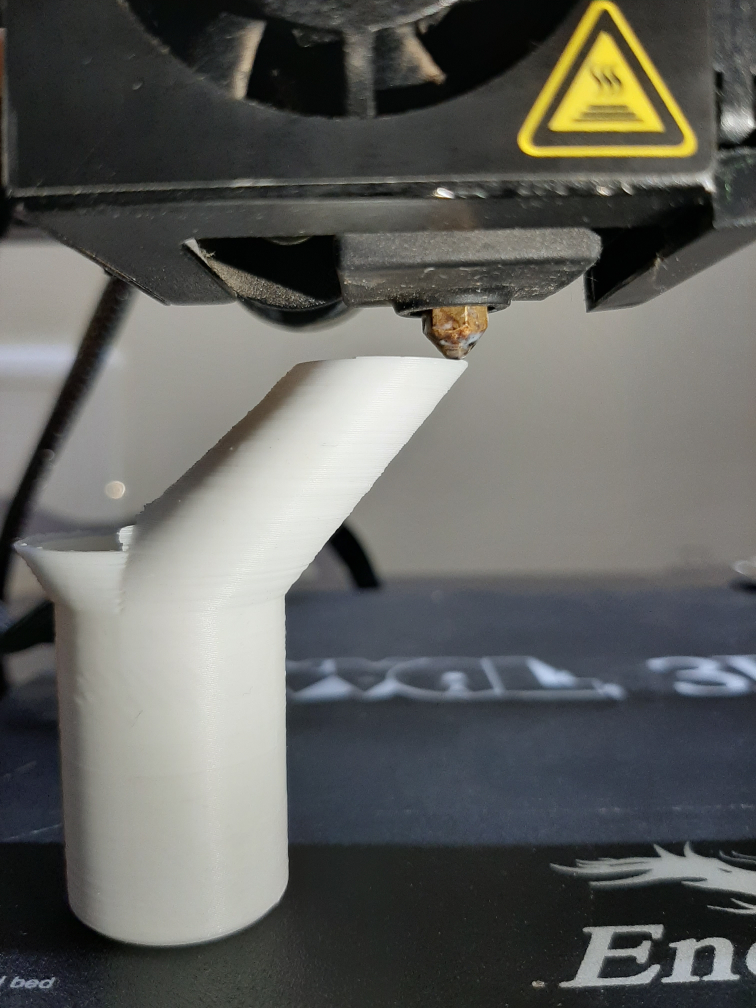
#> input picture filament.jpg, 3024 x 4032 px, given in place of template.jpg, which was not available (shown at 1/4 size)
$ python -i template_matching.py   (imports and definitions only)   (older library calls are emulated)
#> lines starting #> are read from the running program, lines starting #| are printed output that depends on the picture; long printed decimals are rounded; pictures that were not available may be replaced by others from this repository, and a replacement may not be noted
### detection.py
import cv2
import numpy as np
from skimage.measure import compare_nrmse, compare_ssim
import imutils


class Utils():
    """
    This Utils class provides resizing image to template size and to get structural similarity
    index measure (ssim) between Template and ROI images.
    """

    def __init__(self):
        pass

    def resize_to_template(self, template, roi):
        width = template.shape[1]
        height = template.shape[0]
        dim = (width, height)
        # resize image
        resized_img = cv2.resize(roi, dim, interpolation = cv2.INTER_AREA)
        return resized_img

    def get_ssim(self, template, roi):
        # absolute difference of roi and template
        difference = cv2.absdiff(template, roi)

        # Normalized Root Mean Square Error calculation
        nrmse = compare_nrmse(template, roi)

        # Structural Similarity Index Measure Calculation
        ssim = compare_ssim(template, roi)
        print('SSIM: %f'%(ssim))

        if ssim < 0:
            print('Filament flow error!! Printing stopped')
            return 2
        else:
            print('Printing...')
            return 1
        # return difference

### template_matching.py
# import the necessary packages
import time
import numpy as np
import argparse
import imutils
import glob
import cv2
# import matplotlib.pyplot as plt
from detection import Utils

class FilamentDetector():
    """
    This FilamentDetector class uses Template matching and Structural Similarity Index Measure to classify
    extruder with filament flow and extruder with filament clogged or exhausted images. The template image is matched
    with the input frame image and identifies the closely resembling match (i.e.) extruder (ROI - Region of Interest).
    Further the ROI and template is checked for SSIM to classification with specific threshold value of (< 0).
    """

    def __init__(self):
        self.utils = Utils()


    def resize(self, image, scale_percent=15):
        width = int(image.shape[1] * scale_percent / 100)
        height = int(image.shape[0] * scale_percent / 100)
        dim = (width, height)
        # resize image
        return cv2.resize(image, dim, interpolation = cv2.INTER_AREA)


    def process(self, image_file):
        # load the image, resize, convert it to grayscale, and detect edges
#> called with image_file = 'filament.jpg'
        template = cv2.imread('template.jpg')
#> template is the input picture: shape (4032, 3024, 3); mean B, G, R 94, 97.5, 96.8
        template = self.resize(image=template)
#> in resize, `return cv2.resize(image, dim, interpolation = cv2.INTER_AREA)`:
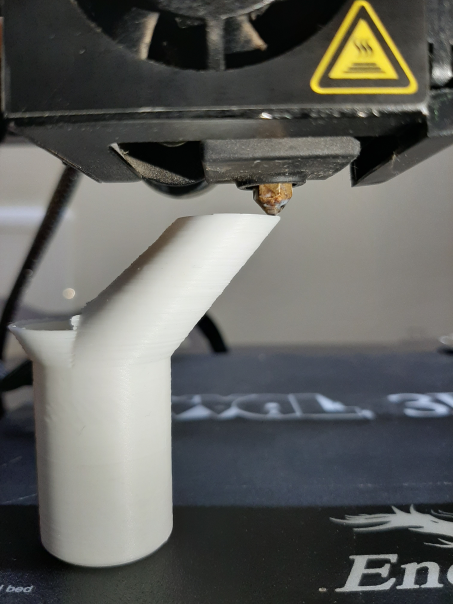
#> returned value: shape (604, 453, 3); mean of channels 0, 1, 2 94, 97.5, 96.8; drawn as B, G, R
        template = cv2.cvtColor(template, cv2.COLOR_BGR2GRAY)
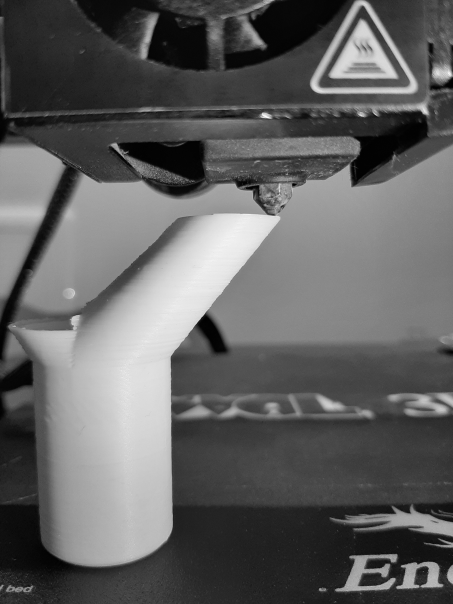
#> template: shape (604, 453); min 1, max 252, mean 96.9
        template_copy = template.copy()
        template = cv2.Canny(template, 50, 200)
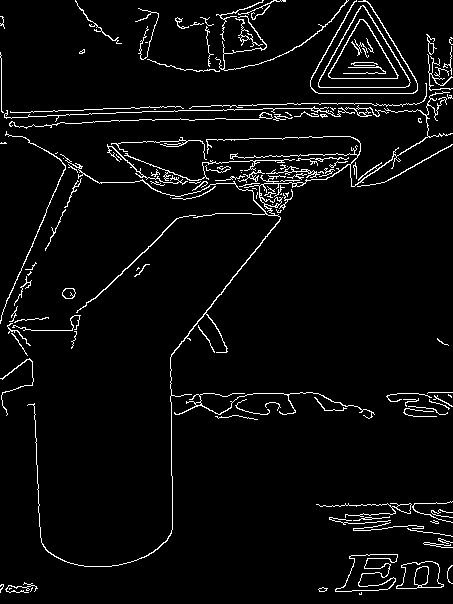
#> template: shape (604, 453); 4.4% white in thin lines or dots
        (tH, tW) = template.shape[:2]
#> tH = 604; tW = 453

        '''load the image, convert it to grayscale, and initialize the
        bookkeeping variable to keep track of the matched region'''

        image = cv2.imread(image_file)
        image = self.resize(image=image)
        gray = cv2.cvtColor(image, cv2.COLOR_BGR2GRAY)
        found = None

        # loop over the scales of the image
        for scale in np.linspace(0.2, 1.0, 20)[::-1]:
            '''resize the image according to the scale, and keep track
            of the ratio of the resizing'''
            resized = imutils.resize(gray, width = int(gray.shape[1] * scale))
            r = gray.shape[1] / float(resized.shape[1])

            '''if the resized image is smaller than the template, then break
            from the loop'''
            if resized.shape[0] < tH or resized.shape[1] < tW:
                break

            '''detect edges in the resized, grayscale image and apply template
            matching to find the template in the image'''
            edged = cv2.Canny(resized, 50, 200)
            result = cv2.matchTemplate(edged, template, cv2.TM_CCOEFF)
            (_, maxVal, _, maxLoc) = cv2.minMaxLoc(result)

            '''if we have found a new maximum correlation value, then update
            the bookkeeping variable'''

            if found is None or maxVal > found[0]:
                found = (maxVal, maxLoc, r)
#> this loop made 2 passes
#> (result, maxVal, found) on pass 1: ([745959232], 745959232, (745959232, (0, 0), 1))

        '''unpack the bookkeeping variable and compute the (x, y) coordinates
        of the bounding box based on the resized ratio'''
        (_, maxLoc, r) = found
#> r = 1
        (startX, startY) = (int(maxLoc[0] * r), int(maxLoc[1] * r))
#> startX = 0; startY = 0
        (endX, endY) = (int((maxLoc[0] + tW) * r), int((maxLoc[1] + tH) * r))
#> endX = 453; endY = 604

        # draw a bounding box around the detected result and display the image
        # cv2.rectangle(image, (startX, startY), (endX, endY), (0, 255, 0), 2)

        roi_image = image[startY:endY, startX:endX]
        roi_image = cv2.cvtColor(roi_image, cv2.COLOR_BGR2GRAY)
        roi = self.utils.resize_to_template(template, roi_image)
        response = self.utils.get_ssim(template, roi)
#> in get_ssim, `difference = cv2.absdiff(template, roi)`:
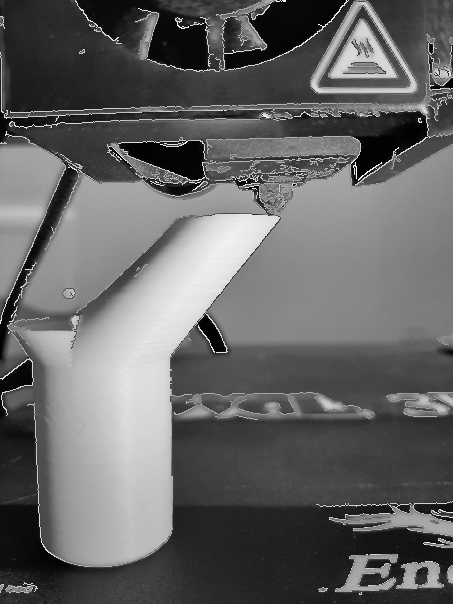
#> difference: shape (604, 453); min 1, max 253, mean 100.2
#> in get_ssim, `nrmse = compare_nrmse(template, roi)`: nrmse = 2.21
#> in get_ssim, `ssim = compare_ssim(template, roi)`: ssim = 0.0145
#| SSIM: 0.0145
#> response = 1
        return response
        # return (template_copy, roi, bw_diff)


'''
fd = FilamentDetector()
template, roi, bw_diff = fd.process()
plt.subplot(131),plt.imshow(template, cmap = 'gray')
plt.title('Template'), plt.xticks([]), plt.yticks([])
plt.subplot(132),plt.imshow(roi, cmap = 'gray')
plt.title('ROI'), plt.xticks([]), plt.yticks([])
plt.subplot(133),plt.imshow(bw_diff, cmap = 'gray')
plt.title('Difference'), plt.xticks([]), plt.yticks([])

plt.show()
'''

>>> result = FilamentDetector().process('filament.jpg')
#> result = 1
